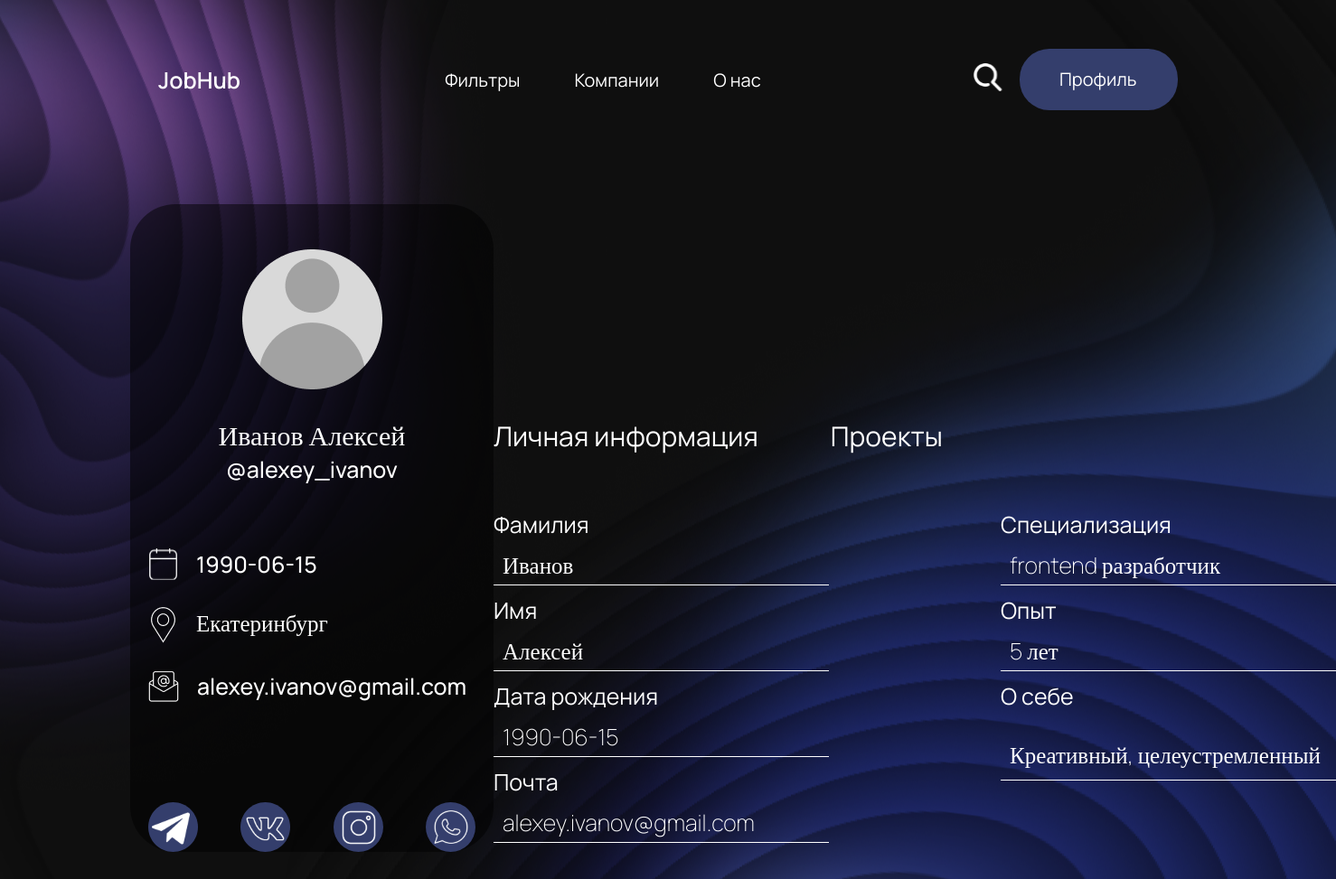
The page /student/2/ on the database its author committed.
### main/models.py (models this page shows)
class Student(models.Model):
    surname = models.CharField(max_length=225)
    name = models.CharField(max_length=225)
    city = models.CharField(max_length=225, null=True, blank=True)
    email = models.EmailField()
    dateOfBirth = models.CharField(max_length=225)
    profession = models.CharField(max_length=225)
    experience = models.CharField(max_length=225)
    about = models.CharField(max_length=225)
    telegram = models.CharField(max_length=225)
    whatsapp = models.CharField(max_length=225)
    vk = models.CharField(max_length=225)
    instagram = models.CharField(max_length=225)

### main/views.py (the view)
# urls.py: path('student/<int:pk>/', student_detail, name='student_detail'),
def student_detail(request, pk):
    student = get_object_or_404(Student, pk=pk)
    return render(request, 'main/ready_profil.html', {'student': student})

### main/templates/main/ready_profil.html (shortened to what this page needs)
{% load static %}
<!DOCTYPE html>
<html lang="ru">
<head>
    <link rel="stylesheet" href="{% static 'main/css/style1.css' %}">
</head>
<body>
    <div class="wrapper">
        <div class="page_1">
            <header>
                <div class="logo"><a href="{% url 'home' %}">JobHub</a></div>
                <div class="menu">
                    <ul>
                        <li><a href="{% url 'recomendation' %}">Фильтры</a></li>
                        <li><a href="{% url 'recomendationcompanies' %}">Компании</a></li>
                        <li><a href="#">О нас</a></li>
                    </ul>
                </div>
                <div class="search_profile">
                    <div class="search-box">
                        <button class="btn-search"><img src="{% static 'main/icon/searchIcon.svg' %}" alt="search-icon"></button>
                    </div>
                    <div class="profile"><a href="{% url 'addpage' %}">Профиль</a></div>
                </div>
            </header>
            <div class="content">
                <div class="account">
                    <img src="{% static 'main/img/user_image.png' %}" alt="{{ student.name }}">
                    <div class="name">{{ student.surname }} {{ student.name }}</div>
                    <div class="name_2">{{ student.telegram }}</div>
                    <div class="information_acc">
                        <div class="data">
                            <img src="{% static 'main/icon/Group 45.png' %}" alt="">
                            <p style="margin-left: 20px">{{ student.dateOfBirth }}</p>
                        </div>
                        <div class="loco">
                            <img src="{% static 'main/icon/Group 45 (1) (1).png' %}" alt="">
                            <p style="margin-left: 20px">{{ student.city }}</p>
                        </div>
                        <div class="email">
                            <img src="{% static 'main/icon/Group 46.png' %}" alt="">
                            <p style="margin-left: 20px">{{ student.email }}</p>
                        </div>
                    </div>
                    <div class="social_icon">
                        <img src="{% static 'main/icon/Group 48.svg' %}" alt="">
                        <img src="{% static 'main/icon/Group 49.svg' %}" alt="">
                        <img src="{% static 'main/icon/Group 48 (1).svg' %}" alt="">
                        <img src="{% static 'main/icon/Group 48 (2).svg' %}" alt="">
                    </div>
                </div>
                <div class="personal_information_ready_prof">
                    <div class="title_pers_inf">
                        <p><a href="{% url 'student_detail' student.pk %}">Личная информация</a></p>
                        <p style="margin-left: 80px"><a href="#">Проекты</a></p>
                    </div>
                    <form>
                        <div class="name_surname">
                            <label for="">Фамилия</label>
                            <p class="pers_inf">{{ student.surname }}</p>
                            <label for="">Имя</label>
                            <p class="pers_inf">{{ student.name }}</p>
                            <label for="">Дата рождения</label>
                            <p class="pers_inf">{{ student.dateOfBirth }}</p>
                            <label for="">Почта</label>
                            <p class="pers_inf">{{ student.email }}</p>
                        </div>
                        <div class="social_media">
                            <label for="">Специализация </label>
                            <p class="pers_inf">{{ student.profession }}</p>
                            <label for="">Опыт</label>
                            <p class="pers_inf">{{ student.experience }}</p>
                            <label style="margin-bottom: 10px" for="">О себе</label>
                            <p class="end_pers_inf">{{ student.about }}</p>
                        </div>
                    </form>
                </div>
            </div>
        </div>
    </div>
</body>
</html>

### main/static/main/css/style1.css (style rules this page uses)
* { padding: 0; margin: 0; box-sizing: border-box; }
body { max-width: 1920px; max-height: 1080px; }
.page_1 { height: 100%; background-image: url("main/static/main/images/Group 43.png"); background-position: center; padding-bottom: 30px; }
a { color: white; text-decoration: none; }
header { width: 100%; display: flex; align-items: center; padding: 54px 175px; justify-content: center; }
.logo { font-family: Manrope; font-weight: 600; color: white; font-size: 25px; margin-right: auto; }
.menu ul { display: flex; list-style: none; color: white; font-family: Manrope; font-weight: 400; font-size: 20px; }
.menu li:not(:last-child) { margin-right: 60px; }
.search_profile { display: flex; margin-left: auto; align-items: center; }
.search-box { width: fit-content; height: fit-content; position: relative; display: flex; align-items: center; }
.btn-search { width: 50px; height: 50px; border-style: none; font-size: 20px; font-weight: bold; outline: none; cursor: pointer; border-radius: 50%; position: absolute; right: 0px; color: #ffffff; background-color: transparent; pointer-events: painted; }
.profile { width: 175px; height: 68px; background-color: rgba(52, 62, 108, 1); color: white; border-radius: 33px; font-family: Manrope; font-weight: 400; margin-left: 10px; font-size: 20px; padding: 20px 44px; }
.content { display: flex; align-items: flex-end; margin-left: 144px; margin-top: 50px; }
.account { color: white; padding: 50px 20px 0 20px; border-radius: 50px; width: 452px; background-color: rgba(0, 0, 0, 0.5); font-family: Manrope; font-weight: 500; font-size: 25px; display: flex; flex-direction: column; align-items: center; }
.social_icon { margin-top: 110px; display: flex; justify-content: space-between; width: 100%; }
.information_acc { width: 100%; display: flex; flex-direction: column; align-items: flex-start; margin-top: 40px; }
.name { font-size: 30px; margin-top: 30px; }
.name_2 { font-size: 25px; }
.data, .loco, .email { display: flex; margin-top: 30px; }
form { width: 932px; height: 100%; color: white; font-family: Manrope; font-weight: 400; display: flex; justify-content: space-between; margin-top: 60px; }
.title_pers_inf { color: white; font-family: Manrope; font-weight: 400; display: flex; font-size: 30px; }
.name_surname, .social_media { display: flex; flex-direction: column; width: 371px; }
.pers_inf { border: none; background-color: rgba(240, 248, 255, 0); border-bottom: 1px solid white; margin-bottom: 10px; height: 40px; color: white; font-size: 25px; font-family: Manrope; font-weight: 200; text-align: top; padding: 0 0 10px 10px; }
label { font-size: 25px; white-space: nowrap; margin-bottom: 10px; }
.end_pers_inf { border-bottom: 1px solid white; font-size: 25px; font-family: Manrope; font-weight: 200; padding: 20px 0 10px 10px; background: none; color: #fff; }

### rows shown on the page
Student: surname "Иванов", name "Алексей", telegram "@alexey_ivanov", dateOfBirth "1990-06-15", city "Екатеринбург", email "alexey.ivanov@gmail.com", profession "frontend разработчик", experience "5 лет", about "Креативный, целеустремленный"
